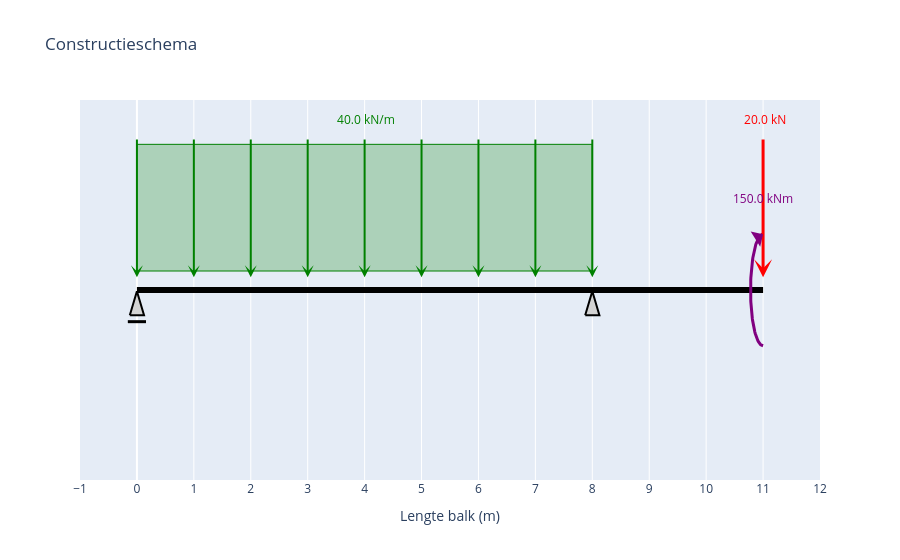

Notebook source saved alongside this figure:
### Code cell
# --- toon de figuren ---
fig_schema = maak_constructieschema_plotly()
fig_schema.show()

### Figure 1 — Plotly figure (JSON) as saved in the notebook; plotly's stock layout.template omitted (floating-point values rounded to 4 significant figures)
{"data": [{"hoverinfo": "skip", "line": {"color": "black", "width": 6}, "mode": "lines", "type": "scatter", "x": [0, 11], "y": [0, 0]}, {"fill": "toself", "fillcolor": "lightgray", "hoverinfo": "skip", "line": {"color": "black", "width": 2}, "mode": "lines", "opacity": 1, "type": "scatter", "x": [-0.125, 0.125, 0, -0.125], "y": [-0.2, -0.2, -0.01, -0.2]}, {"hoverinfo": "skip", "line": {"color": "black", "width": 3}, "mode": "lines", "type": "scatter", "x": [-0.16, 0.16], "y": [-0.25, -0.25]}, {"fill": "toself", "fillcolor": "lightgray", "hoverinfo": "skip", "line": {"color": "black", "width": 2}, "mode": "lines", "opacity": 1, "type": "scatter", "x": [7.875, 8.125, 8, 7.875], "y": [-0.2, -0.2, -0.01, -0.2]}, {"hoverinfo": "skip", "line": {"color": "purple", "width": 3}, "mode": "lines", "type": "scatter", "x": [11, 10.99, 10.98, 10.97, 10.97, 10.96, 10.95, 10.94, 10.93, 10.92, 10.91, 10.91, 10.9, 10.89, 10.88, 10.88, 10.87, 10.86, 10.86, 10.85, 10.84, 10.84, 10.83, 10.83, 10.82, 10.82, 10.81, 10.81, 10.8, 10.8, 10.8, 10.79, 10.79, 10.79, 10.79, 10.78, 10.78, 10.78, 10.78, 10.78, 10.78, 10.78, 10.78, 10.78, 10.78, 10.79, 10.79, 10.79, 10.79, 10.8, 10.8, 10.8, 10.81, 10.81, 10.82, 10.82, 10.83, 10.83, 10.84, 10.84, 10.85, 10.86, 10.86, 10.87, 10.88, 10.88, 10.89, 10.9, 10.91, 10.91, 10.92, 10.93, 10.94, 10.95, 10.96, 10.97, 10.97, 10.98, 10.99, 11], "y": [-0.44, -0.4397, -0.4386, -0.4369, -0.4344, -0.4313, -0.4275, -0.4231, -0.4179, -0.4121, -0.4057, -0.3986, -0.3908, -0.3825, -0.3736, -0.364, -0.3539, -0.3432, -0.332, -0.3203, -0.308, -0.2953, -0.2821, -0.2684, -0.2544, -0.2399, -0.225, -0.2098, -0.1943, -0.1784, -0.1623, -0.1459, -0.1293, -0.1125, -0.09547, -0.07832, -0.06104, -0.04367, -0.02623, -0.008748, 0.008748, 0.02623, 0.04367, 0.06104, 0.07832, 0.09547, 0.1125, 0.1293, 0.1459, 0.1623, 0.1784, 0.1943, 0.2098, 0.225, 0.2399, 0.2544, 0.2684, 0.2821, 0.2953, 0.308, 0.3203, 0.332, 0.3432, 0.3539, 0.364, 0.3736, 0.3825, 0.3908, 0.3986, 0.4057, 0.4121, 0.4179, 0.4231, 0.4275, 0.4313, 0.4344, 0.4369, 0.4386, 0.4397, 0.44]}], "layout": {"annotations": [{"arrowcolor": "red", "arrowhead": 3, "arrowsize": 1, "arrowwidth": 3, "ax": 11, "axref": "x", "ay": 1.2, "ayref": "y", "showarrow": true, "text": "", "x": 11, "xref": "x", "y": 0.1, "yref": "y"}, {"font": {"color": "red"}, "showarrow": false, "text": " 20.0 kN", "x": 11, "y": 1.35}, {"arrowcolor": "purple", "arrowhead": 1, "arrowsize": 1, "arrowwidth": 3, "ax": 10.94, "axref": "x", "ay": 0.4231, "ayref": "y", "showarrow": true, "text": "", "x": 11, "xref": "x", "y": 0.44, "yref": "y"}, {"font": {"color": "purple"}, "showarrow": false, "text": "150.0 kNm", "x": 11, "y": 0.72}, {"arrowcolor": "green", "arrowhead": 3, "arrowsize": 1, "arrowwidth": 2, "ax": 0, "axref": "x", "ay": 1.2, "ayref": "y", "showarrow": true, "text": "", "x": 0, "xref": "x", "y": 0.1, "yref": "y"}, {"arrowcolor": "green", "arrowhead": 3, "arrowsize": 1, "arrowwidth": 2, "ax": 1, "axref": "x", "ay": 1.2, "ayref": "y", "showarrow": true, "text": "", "x": 1, "xref": "x", "y": 0.1, "yref": "y"}, {"arrowcolor": "green", "arrowhead": 3, "arrowsize": 1, "arrowwidth": 2, "ax": 2, "axref": "x", "ay": 1.2, "ayref": "y", "showarrow": true, "text": "", "x": 2, "xref": "x", "y": 0.1, "yref": "y"}, {"arrowcolor": "green", "arrowhead": 3, "arrowsize": 1, "arrowwidth": 2, "ax": 3, "axref": "x", "ay": 1.2, "ayref": "y", "showarrow": true, "text": "", "x": 3, "xref": "x", "y": 0.1, "yref": "y"}, {"arrowcolor": "green", "arrowhead": 3, "arrowsize": 1, "arrowwidth": 2, "ax": 4, "axref": "x", "ay": 1.2, "ayref": "y", "showarrow": true, "text": "", "x": 4, "xref": "x", "y": 0.1, "yref": "y"}, {"arrowcolor": "green", "arrowhead": 3, "arrowsize": 1, "arrowwidth": 2, "ax": 5, "axref": "x", "ay": 1.2, "ayref": "y", "showarrow": true, "text": "", "x": 5, "xref": "x", "y": 0.1, "yref": "y"}, {"arrowcolor": "green", "arrowhead": 3, "arrowsize": 1, "arrowwidth": 2, "ax": 6, "axref": "x", "ay": 1.2, "ayref": "y", "showarrow": true, "text": "", "x": 6, "xref": "x", "y": 0.1, "yref": "y"}, {"arrowcolor": "green", "arrowhead": 3, "arrowsize": 1, "arrowwidth": 2, "ax": 7, "axref": "x", "ay": 1.2, "ayref": "y", "showarrow": true, "text": "", "x": 7, "xref": "x", "y": 0.1, "yref": "y"}, {"arrowcolor": "green", "arrowhead": 3, "arrowsize": 1, "arrowwidth": 2, "ax": 8, "axref": "x", "ay": 1.2, "ayref": "y", "showarrow": true, "text": "", "x": 8, "xref": "x", "y": 0.1, "yref": "y"}, {"font": {"color": "green"}, "showarrow": false, "text": " 40.0 kN/m", "x": 4, "y": 1.35}], "autosize": true, "shapes": [{"fillcolor": "rgba(0,128,0,0.25)", "line": {"color": "green", "width": 1}, "type": "rect", "x0": 0, "x1": 8, "y0": 0.15, "y1": 1.15}], "showlegend": false, "title": {"text": "Constructieschema"}, "xaxis": {"autorange": false, "dtick": 1, "range": [-1, 12], "title": {"text": "Lengte balk (m)"}, "type": "linear"}, "yaxis": {"autorange": false, "range": [-1.5, 1.5], "showgrid": false, "showticklabels": false, "title": {}, "type": "linear", "zeroline": false}}}
